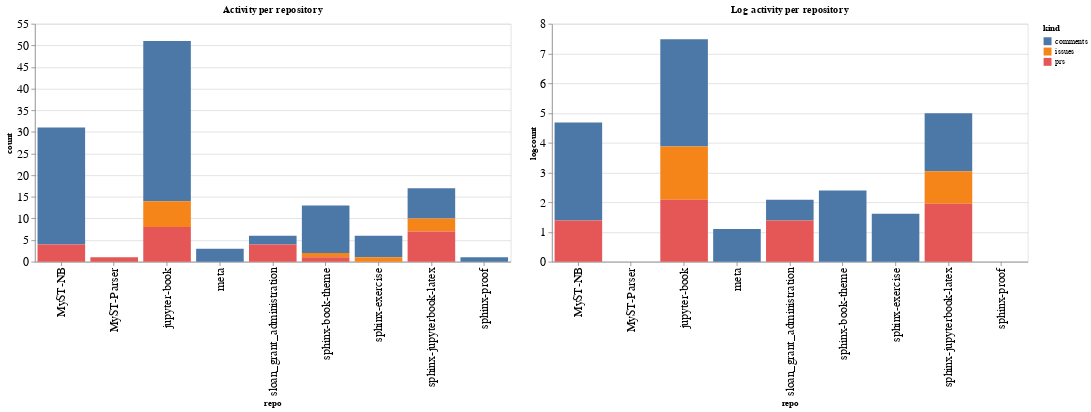

This figure's notebook cell:
### Code cell
ch1 = alt.Chart(repo_summaries, width=600, title="Activity per repository").mark_bar().encode(
    x='repo',
    y='count',
    color='kind',
    tooltip="kind"
)

ch2 = alt.Chart(repo_summaries, width=600, title="Log activity per repository").mark_bar().encode(
    x='repo',
    y='logcount',
    color='kind',
    tooltip="kind"
)

ch1 | ch2

### Figure 1 — Vega-Lite specification as saved in the notebook (floating-point values rounded to 4 significant figures)
{"config": {"axisLeft": {"labelFontSize": 15}, "axisBottom": {"labelFontSize": 15}}, "hconcat": [{"mark": "bar", "encoding": {"color": {"type": "nominal", "field": "kind"}, "tooltip": {"type": "nominal", "field": "kind"}, "x": {"type": "nominal", "field": "repo"}, "y": {"type": "quantitative", "field": "count"}}, "title": "Activity per repository", "width": 600}, {"mark": "bar", "encoding": {"color": {"type": "nominal", "field": "kind"}, "tooltip": {"type": "nominal", "field": "kind"}, "x": {"type": "nominal", "field": "repo"}, "y": {"type": "quantitative", "field": "logcount"}}, "title": "Log activity per repository", "width": 600}], "data": {"name": "data-a74f747f67f6fc82b18abb4c44b9628f"}, "$schema": "https://vega.github.io/schema/vega-lite/v4.8.1.json", "datasets": {"data-a74f747f67f6fc82b18abb4c44b9628f": [{"repo": "MyST-NB", "kind": "comments", "count": 27, "logcount": 3.296}, {"repo": "MyST-NB", "kind": "prs", "count": 4, "logcount": 1.386}, {"repo": "MyST-Parser", "kind": "prs", "count": 1, "logcount": 0.0}, {"repo": "jupyter-book", "kind": "comments", "count": 37, "logcount": 3.611}, {"repo": "jupyter-book", "kind": "issues", "count": 6, "logcount": 1.792}, {"repo": "jupyter-book", "kind": "prs", "count": 8, "logcount": 2.079}, {"repo": "meta", "kind": "comments", "count": 3, "logcount": 1.099}, {"repo": "sloan_grant_administration", "kind": "comments", "count": 2, "logcount": 0.6931}, {"repo": "sloan_grant_administration", "kind": "prs", "count": 4, "logcount": 1.386}, {"repo": "sphinx-book-theme", "kind": "comments", "count": 11, "logcount": 2.398}, {"repo": "sphinx-book-theme", "kind": "issues", "count": 1, "logcount": 0.0}, {"repo": "sphinx-book-theme", "kind": "prs", "count": 1, "logcount": 0.0}, {"repo": "sphinx-exercise", "kind": "comments", "count": 5, "logcount": 1.609}, {"repo": "sphinx-exercise", "kind": "issues", "count": 1, "logcount": 0.0}, {"repo": "sphinx-jupyterbook-latex", "kind": "comments", "count": 7, "logcount": 1.946}, {"repo": "sphinx-jupyterbook-latex", "kind": "issues", "count": 3, "logcount": 1.099}, {"repo": "sphinx-jupyterbook-latex", "kind": "prs", "count": 7, "logcount": 1.946}, {"repo": "sphinx-proof", "kind": "comments", "count": 1, "logcount": 0.0}]}}
